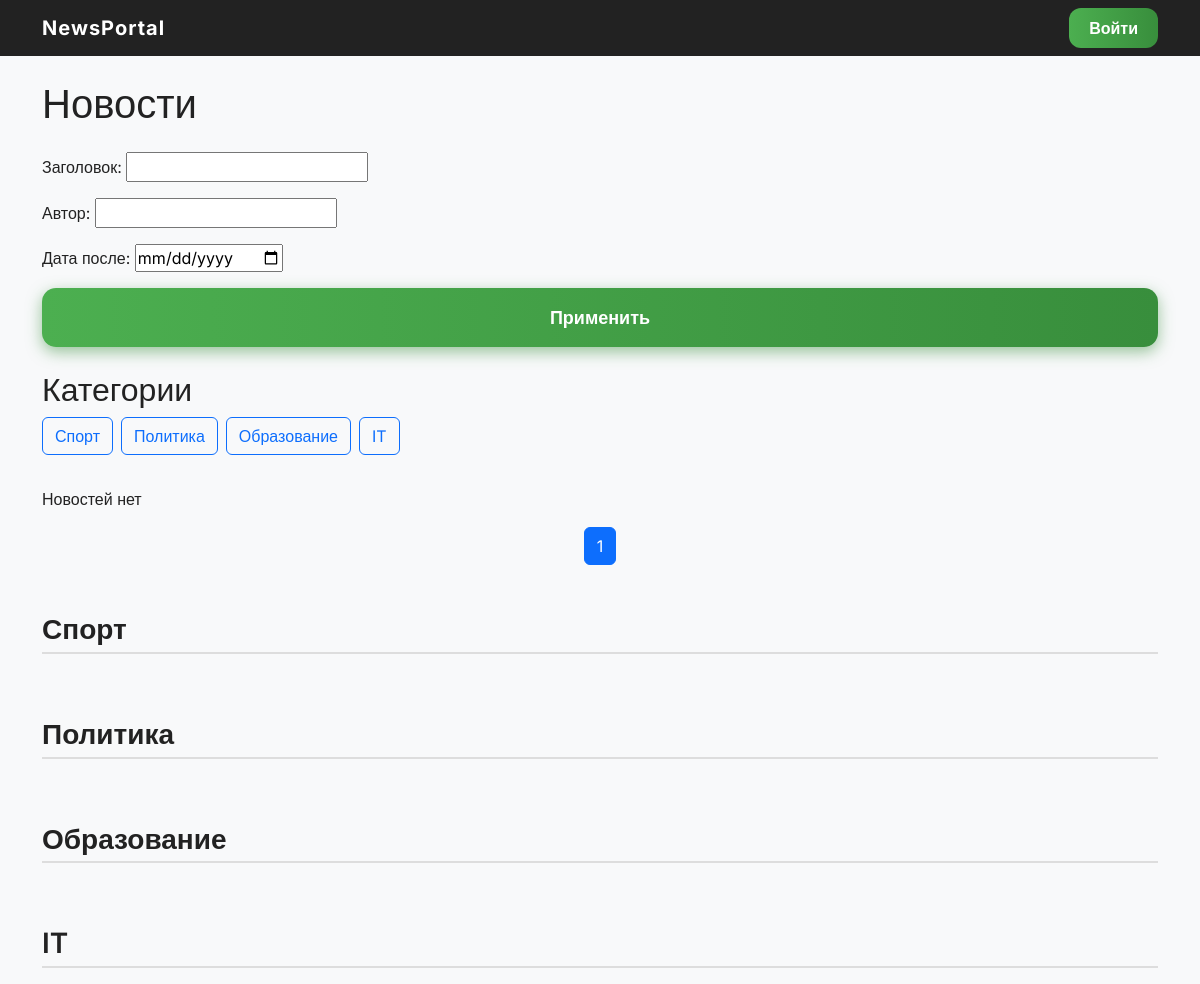
/category/4/, run on an earlier commit of the app's database.
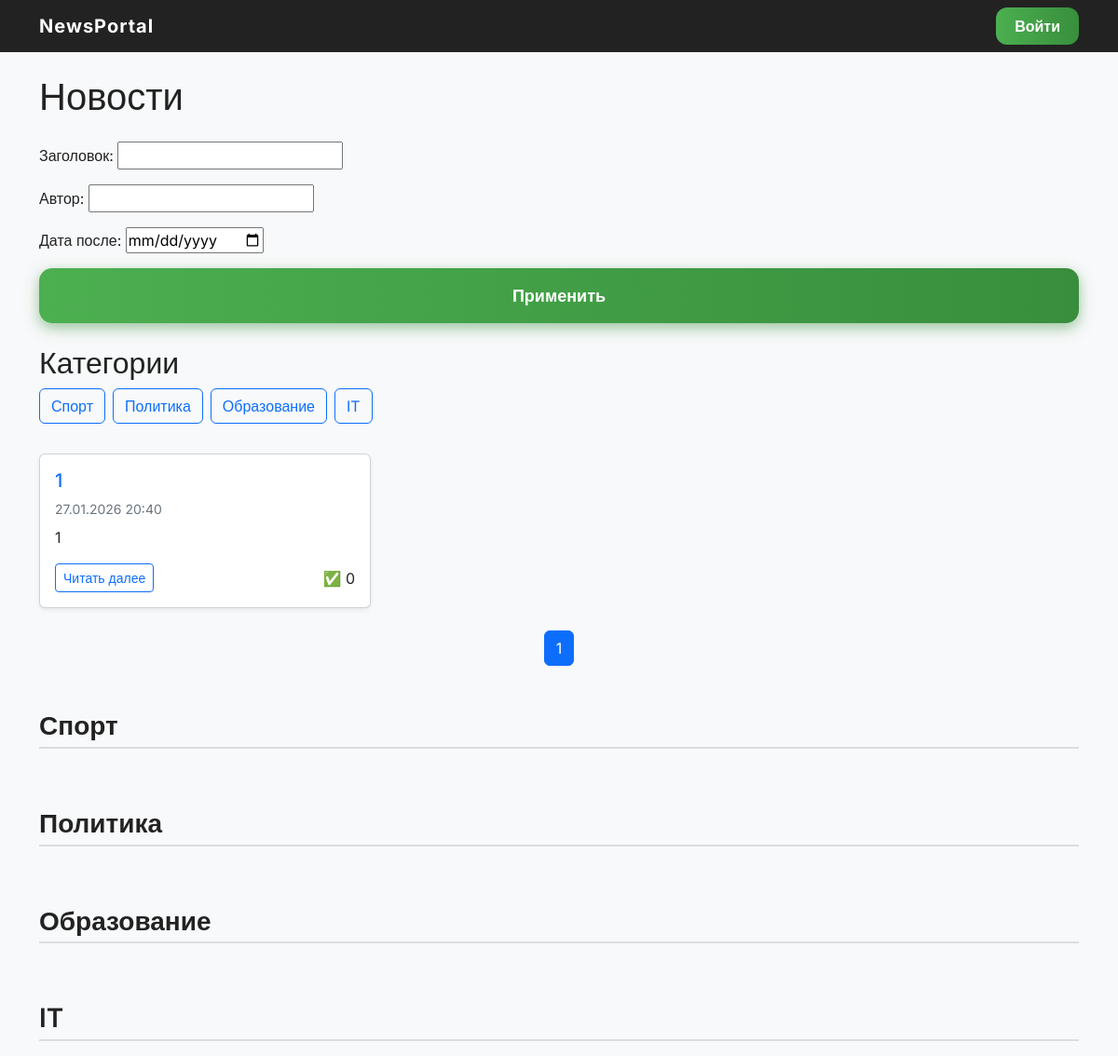
And on a later commit of the database.
### portal/models.py (models this page shows, shortened)
class Category(models.Model):
    name = models.CharField(max_length=64, unique=True)
    subscribers = models.ManyToManyField(
        User,
        related_name='subscribed_categories',
        blank=True
    )
    class Meta:
        verbose_name = 'Категория'
        verbose_name_plural = 'Категории'

class Post(models.Model):
    ARTICLE = 'AR'
    NEWS = 'NW'
    TYPES = [
        (ARTICLE, 'Статья'),
        (NEWS, 'Новость'),
    ]
    author = models.ForeignKey(Author, on_delete=models.CASCADE)
    type = models.CharField(max_length=2, choices=TYPES)
    created_at = models.DateTimeField(auto_now_add=True)
    categories = models.ManyToManyField(
        Category,
        through='PostCategory',
        related_name='posts'
    )
    title = models.CharField(max_length=255)
    text = models.TextField()
    rating = models.IntegerField(default=0)
    image = models.ImageField(upload_to='posts/', blank=True, null=True)
    class Meta:
        ordering = ['-created_at']
        verbose_name = 'Пост'
        verbose_name_plural = 'Посты'

### portal/views.py (the view)
# urls.py: path('category/<int:pk>/', CategoryPosts.as_view(), name='category_posts'),
class CategoryPosts(NewsList):
    def get_queryset(self):
        category_id = self.kwargs['pk']
        queryset = super().get_queryset()
        return queryset.filter(categories__id=category_id)
    def get_context_data(self, **kwargs):
        context = super().get_context_data(**kwargs)
        context['current_category'] = get_object_or_404(Category, id=self.kwargs['pk'])
        return context

### portal/templatetags/censor.py (called while the page is built)
@register.filter(name='censor')
def censor(value):
    if not isinstance(value, str):
        return value
    for word in BAD_WORDS:
        value = value.replace(word, '*' * len(word))
    return value

### portal/views.py (called while the page is built)
    def get_queryset(self):
        queryset = Post.objects.all()
        if self.type_filter:
            queryset = queryset.filter(type=self.type_filter)
        if self.filter_class:
            self.filterset = self.filter_class(self.request.GET, queryset)
            return self.filterset.qs.order_by('-created_at')
        return queryset.order_by('-created_at')

    def get_context_data(self, **kwargs):
        context = super().get_context_data(**kwargs)
        context['categories'] = Category.objects.all()
        if hasattr(self, 'filterset'):
            context['filterset'] = self.filterset
        return context

### portal/templates/news/news_list.html (shortened to what this page needs)
{% extends 'base.html' %}
{% load static %}
{% load censor %}
{% block content %}
<h1 class="mb-4">Новости</h1>
<form method="get" class="mb-4">
    {{ filterset.form.as_p }}
    <button type="submit" class="btn btn-primary">Применить</button>
</form>
<h2>Категории</h2>
<div class="d-flex flex-wrap mb-4">
    {% for category in categories %}
        <a href="{% url 'category_posts' category.id %}"
           class="btn btn-outline-primary me-2 mb-2">
            {{ category.name }}
        </a>
    {% endfor %}
</div>
<div class="row">
    {% for item in news %}
        <div class="col-md-6 col-lg-4 mb-4">
            <div class="card h-100 shadow-sm">
                <div class="card-body d-flex flex-column">
                    <h5 class="card-title">
                        <a href="{% url 'news_detail' item.id %}" class="text-decoration-none">
                            {{ item.title|censor }}
                        </a>
                    </h5>
                    <p class="text-muted small mb-2">
                        {{ item.created_at|date:"d.m.Y H:i" }}
                    </p>
                    <p class="card-text">
                        {{ item.text|truncatechars:120|censor }}
                    </p>
                    <div class="mt-auto d-flex justify-content-between align-items-center">
                        <a href="{% url 'news_detail' item.id %}"
                           class="btn btn-outline-primary btn-sm">
                           Читать далее
                        </a>
                        <span>✅ {{ item.rating }}</span>
                    </div>
                </div>
            </div>
        </div>
    {% empty %}
        <p>Новостей нет</p>
    {% endfor %}
</div>
{% with request.GET.urlencode as query_params %}
<nav aria-label="Page navigation">
  <ul class="pagination justify-content-center">
    {% for num in page_obj.paginator.page_range %}
      {% if num >= page_obj.number|add:-2 and num <= page_obj.number|add:2 %}
        <li class="page-item {% if num == page_obj.number %}active{% endif %}">
          <a class="page-link" href="?{{ query_params }}&page={{ num }}">{{ num }}</a>
        </li>
      {% endif %}
    {% endfor %}
  </ul>
</nav>
{% endwith %}
{% for category in categories %}
<h3 class="mt-5 mb-3">{{ category.name }}</h3>
{% endfor %}
{% endblock %}

What changed in the data, as far as the page shows it:
added Post: title|censor "1", created_at "27.01.2026 20:40", text|censor "1", rating "0"
Also different on the page:
text no longer shown: "Новостей нет"
